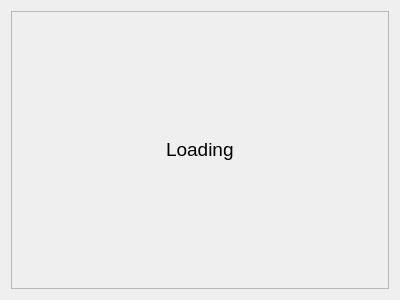
<?xml version="1.0" encoding="UTF-8"?>
<ui version="4.0">
 <class>Form</class>
 <widget class="QWidget" name="Form">
  <property name="geometry">
   <rect>
    <x>0</x>
    <y>0</y>
    <width>400</width>
    <height>300</height>
   </rect>
  </property>
  <property name="windowTitle">
   <string>Form</string>
  </property>
  <layout class="QVBoxLayout" name="verticalLayout">
   <item>
    <widget class="QScrollArea" name="scrollArea">
     <property name="widgetResizable">
      <bool>true</bool>
     </property>
     <widget class="QWidget" name="scrollAreaWidgetContents">
      <property name="geometry">
       <rect>
        <x>0</x>
        <y>0</y>
        <width>376</width>
        <height>276</height>
       </rect>
      </property>
      <layout class="QHBoxLayout" name="horizontalLayout">
       <item>
        <spacer name="horizontalSpacer">
         <property name="orientation">
          <enum>Qt::Horizontal</enum>
         </property>
         <property name="sizeHint" stdset="0">
          <size>
           <width>40</width>
           <height>20</height>
          </size>
         </property>
        </spacer>
       </item>
       <item>
        <layout class="QVBoxLayout" name="article_layout">
         <item>
          <widget class="QLabel" name="loading_label">
           <property name="font">
            <font>
             <pointsize>14</pointsize>
            </font>
           </property>
           <property name="text">
            <string>Loading</string>
           </property>
           <property name="textFormat">
            <enum>Qt::MarkdownText</enum>
           </property>
           <property name="wordWrap">
            <bool>true</bool>
           </property>
           <property name="textInteractionFlags">
            <set>Qt::LinksAccessibleByMouse|Qt::TextSelectableByMouse</set>
           </property>
          </widget>
         </item>
        </layout>
       </item>
       <item>
        <spacer name="horizontalSpacer_2">
         <property name="orientation">
          <enum>Qt::Horizontal</enum>
         </property>
         <property name="sizeHint" stdset="0">
          <size>
           <width>40</width>
           <height>20</height>
          </size>
         </property>
        </spacer>
       </item>
      </layout>
     </widget>
    </widget>
   </item>
  </layout>
 </widget>
 <resources/>
 <connections/>
</ui>
